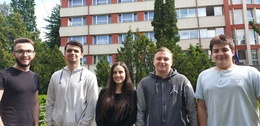
%> input picture Proiect/PozaGrup.jpg, 260 x 126 px, shrunk from 1234 x 600 before the run
$ octave TryHard2.m   (GNU Octave 9; MATLAB toolbox functions it lacks are replaced by stand-ins)
%> lines starting %> are read from the running program, lines starting %| are printed output that depends on the picture; in (x1, y1, x2, y2) boxes, pixels count from 0 and x2, y2 are one past the last pixel; in counts of white or black regions, pixels touching at a corner belong together; the program's own positions count from 1
clc; close all;
 im=imread('PozaGrup.jpg');
%> im is the input picture: size 126x260x3 uint8; mean R, G, B 124.3, 123.7, 119
 imshow(im); title('Poza Grup');

 pause(2);
%%%%%%%%%%%%%%%%%%%%Cod Codri
 template=imread('AlesutanCodrutaMaria.jpg');
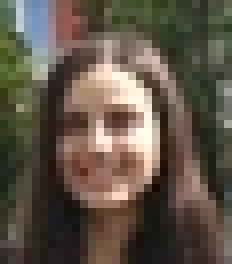
%> input picture Proiect/AlesutanCodrutaMaria.jpg, 29 x 33 px, shrunk from 136 x 155 before the run (shown 8 times larger)
%> template is the input picture: size 33x29x3 uint8; mean R, G, B 96.3, 85.2, 72.4

  if (size(im,3) == 3)
       im=rgb2gray(im);
%> im: size 126x260 uint8
  end
  if (size(template,3)==3)
      template=rgb2gray(template);
%> template: size 33x29 uint8
  end
  c=normxcorr2(template, im);
  [max_c,imax]=max(c(:));
%> max_c = 0.935; imax = 21262
  [ypeak,xpeak]=ind2sub(size(c), imax(1));
%> ypeak = 90; xpeak = 135
  corr_offset=[(xpeak-size(template,2))
              (ypeak-size(template,1))];
%> corr_offset = [106; 57]
  xoffset=corr_offset(1);
%> xoffset = 106
  yoffset=corr_offset(2);
%> yoffset = 57

  xbegin=round(xoffset+1);
%> xbegin = 107
  xend=round(xoffset + size(template,2));
%> xend = 135
  ybegin=round(yoffset+1);
%> ybegin = 58
 yend=round(yoffset + size(template,1));
%> yend = 90

  recovered_template=uint8(zeros(size(im)));
 recovered_template(ybegin:yend,xbegin:xend)=template;
 figure
  imshow(recovered_template);

  [m,n]=size(im);
%> m = 126; n = 260
  mask=ones(m,n);
  recovered_template1=recovered_template;
  template1=template;
  i1=find(recovered_template1 == 0);
%> i1 = 31803 values from 1 to 32760
  mask(i1)= .5;
%> mask: size 126x260 double; values 0.5 (black) and 1 (white), 2.9% white; 1 white region, box (x1, y1, x2, y2) and area: (106, 57, 135, 90) 957


   pause(2);
  %%%%%%%%%%%%%%%%%%%%Cod Filip
 template=imread('FilipAndrei.jpg');
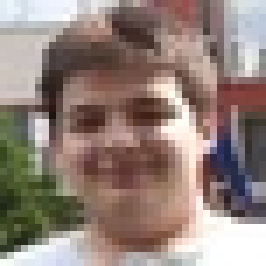
%> input picture Proiect/FilipAndrei.jpg, 38 x 38 px, shrunk from 178 x 180 before the run (shown 7 times larger)
%> template is the input picture: size 38x38x3 uint8; mean R, G, B 146.8, 129.7, 122.1

  if (size(im,3) == 3)
       im=rgb2gray(im);
  end
  if (size(template,3)==3)
      template=rgb2gray(template);
%> template: size 38x38 uint8
  end

  c=normxcorr2(template, im);
%> c: size 163x297 double

  [max_c,imax]=max(c(:));
%> max_c = 0.978; imax = 39355
  [ypeak,xpeak]=ind2sub(size(c), imax(1));
%> ypeak = 72; xpeak = 242
  corr_offset=[(xpeak-size(template,2))
              (ypeak-size(template,1))];
%> corr_offset = [204; 34]
  xoffset=corr_offset(1);
%> xoffset = 204
  yoffset=corr_offset(2);
%> yoffset = 34


  xbegin=round(xoffset+1);
%> xbegin = 205
  xend=round(xoffset + size(template,2));
%> xend = 242
  ybegin=round(yoffset+1);
%> ybegin = 35
 yend=round(yoffset + size(template,1));
%> yend = 72

  recovered_template=uint8(zeros(size(im)));
 recovered_template(ybegin:yend,xbegin:xend)=template;
%> recovered_template: size 126x260 uint8; min 0, max 255, mean 5.9
 figure
  imshow(recovered_template);


  [m,n]=size(im);
  mask=ones(m,n);
  recovered_template2=recovered_template;
  template2=template;
  i2=find(recovered_template2 == 0);
%> i2 = 31316 values from 1 to 32760
  mask(i2)= .5;
%> mask: size 126x260 double; values 0.5 (black) and 1 (white), 4.4% white; 1 white region, box (x1, y1, x2, y2) and area: (204, 34, 242, 72) 1444


   pause(2);
  %%%%%%%%%%%%%%%%%%%%Cod Cucio
 template=imread('CuciorvaCosminDumitru.jpg');
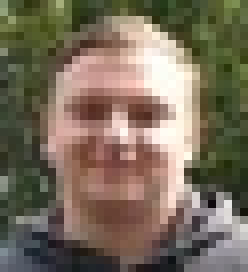
%> input picture Proiect/CuciorvaCosminDumitru.jpg, 31 x 34 px, shrunk from 145 x 161 before the run (shown 8 times larger)
%> template is the input picture: size 34x31x3 uint8; mean R, G, B 121.3, 109.1, 92.1

  if (size(im,3) == 3)
       im=rgb2gray(im);
  end
  if (size(template,3)==3)
      template=rgb2gray(template);
%> template: size 34x31 uint8
  end

  c=normxcorr2(template, im);
%> c: size 159x290 double

  [max_c,imax]=max(c(:));
%> max_c = 0.979; imax = 28381
  [ypeak,xpeak]=ind2sub(size(c), imax(1));
%> ypeak = 79; xpeak = 179
  corr_offset=[(xpeak-size(template,2))
              (ypeak-size(template,1))];
%> corr_offset = [148; 45]
  xoffset=corr_offset(1);
%> xoffset = 148
  yoffset=corr_offset(2);
%> yoffset = 45


  xbegin=round(xoffset+1);
%> xbegin = 149
  xend=round(xoffset + size(template,2));
%> xend = 179
  ybegin=round(yoffset+1);
%> ybegin = 46
 yend=round(yoffset + size(template,1));
%> yend = 79

  recovered_template=uint8(zeros(size(im)));
 recovered_template(ybegin:yend,xbegin:xend)=template;
%> recovered_template: size 126x260 uint8; min 0, max 254, mean 3.6
 figure
  imshow(recovered_template);


  [m,n]=size(im);
  mask=ones(m,n);
  recovered_template3=recovered_template;
  template3=template;
  i3=find(recovered_template3 == 0);
%> i3 = 31706 values from 1 to 32760
  mask(i3)= .5;
%> mask: size 126x260 double; values 0.5 (black) and 1 (white), 3.2% white; 1 white region, box (x1, y1, x2, y2) and area: (148, 45, 179, 79) 1054


   pause(2);
   %%%%%%%%%%%%%%%%%%%%Cod Dragos

 template=imread('DarieDragosMihai.jpg');
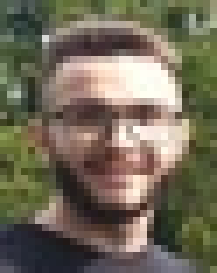
%> input picture Proiect/DarieDragosMihai.jpg, 31 x 39 px, shrunk from 147 x 187 before the run (shown 7 times larger)
%> template is the input picture: size 39x31x3 uint8; mean R, G, B 114, 106.6, 88.9

  if (size(im,3) == 3)
       im=rgb2gray(im);
  end
  if (size(template,3)==3)
      template=rgb2gray(template);
%> template: size 39x31 uint8
  end

  c=normxcorr2(template, im);
%> c: size 164x290 double

  [max_c,imax]=max(c(:));
%> max_c = 0.99; imax = 6306
  [ypeak,xpeak]=ind2sub(size(c), imax(1));
%> ypeak = 74; xpeak = 39
  corr_offset=[(xpeak-size(template,2))
              (ypeak-size(template,1))];
%> corr_offset = [8; 35]
  xoffset=corr_offset(1);
%> xoffset = 8
  yoffset=corr_offset(2);
%> yoffset = 35

  xbegin=round(xoffset+1);
%> xbegin = 9
  xend=round(xoffset + size(template,2));
%> xend = 39
  ybegin=round(yoffset+1);
%> ybegin = 36
 yend=round(yoffset + size(template,1));
%> yend = 74

  recovered_template=uint8(zeros(size(im)));
 recovered_template(ybegin:yend,xbegin:xend)=template;
%> recovered_template: size 126x260 uint8; min 0, max 254, mean 3.9
 figure
  imshow(recovered_template);

  [m,n]=size(im);
  mask=ones(m,n);
  recovered_template4=recovered_template;
  template4=template;
  i4=find(recovered_template4 == 0);
%> i4 = 31551 values from 1 to 32760
  mask(i4)= .5;
%> mask: size 126x260 double; values 0.5 (black) and 1 (white), 3.7% white; 1 white region, box (x1, y1, x2, y2) and area: (8, 35, 39, 74) 1209


   pause(2);
  %%%%%%%%%%%%%%%%%%%%Cod ujica

 template=imread('UjicaAlexandru.jpg');
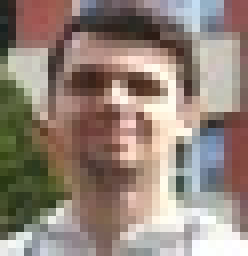
%> input picture Proiect/UjicaAlexandru.jpg, 31 x 32 px, shrunk from 145 x 151 before the run (shown 8 times larger)
%> template is the input picture: size 32x31x3 uint8; mean R, G, B 147.8, 132.4, 122.1

  if (size(im,3) == 3)
       im=rgb2gray(im);
  end
  if (size(template,3)==3)
      template=rgb2gray(template);
%> template: size 32x31 uint8
  end

  c=normxcorr2(template, im);
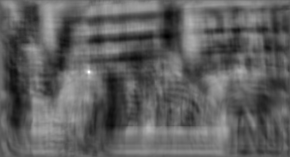
%> c: size 157x290 double; min -0.543, max 0.909, mean 0.00463; drawn with min black and max white

  [max_c,imax]=max(c(:));
%> max_c = 0.909; imax = 13888
  [ypeak,xpeak]=ind2sub(size(c), imax(1));
%> ypeak = 72; xpeak = 89
  corr_offset=[(xpeak-size(template,2))
              (ypeak-size(template,1))];
%> corr_offset = [58; 40]
  xoffset=corr_offset(1);
%> xoffset = 58
  yoffset=corr_offset(2);
%> yoffset = 40

  xbegin=round(xoffset+1);
%> xbegin = 59
  xend=round(xoffset + size(template,2));
%> xend = 89
  ybegin=round(yoffset+1);
%> ybegin = 41
 yend=round(yoffset + size(template,1));
%> yend = 72

  recovered_template=uint8(zeros(size(im)));
 recovered_template(ybegin:yend,xbegin:xend)=template;
%> recovered_template: size 126x260 uint8; min 0, max 255, mean 4.1
 figure
  imshow(recovered_template);
  [m,n]=size(im);
  mask=ones(m,n);
  recovered_template5=recovered_template;
  template5=template;
  i5=find(recovered_template5 == 0);
%> i5 = 31768 values from 1 to 32760
  mask(i5)= .5;
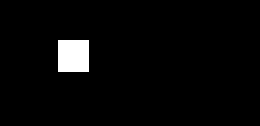
%> mask: size 126x260 double; values 0.5 (black) and 1 (white), 3% white; 1 white region, box (x1, y1, x2, y2) and area: (58, 40, 89, 72) 992


  pause(2);
  %%%Suprapunere
  figurey=figure;
  imshow(im);title('Imaginile sablon sunt suprapusa');
  hold on; pause(2);
  saveas(figurey,'A1)Serie_suprapunere_Imagini_Sablon_Suprapuse.jpg');
  h1=imshow(recovered_template1);
  set(h1, 'AlphaData',mask);
%> figure, not shown here; its title reads 'Imaginile sablon sunt suprapusa'
  hold on; pause(2);
  saveas(figurey,'A2)Serie_suprapunere_Imagini_Sablon_Suprapuse.jpg');
  h2=imshow(recovered_template2);
  set(h2, 'AlphaData',mask);
%> figure, not shown here; its title reads 'Imaginile sablon sunt suprapusa'
  hold on; pause(2);
  saveas(figurey,'A3)Serie_suprapunere_Imagini_Sablon_Suprapuse.jpg');
  h3=imshow(recovered_template3);
  set(h3, 'AlphaData',mask);
%> figure, not shown here; its title reads 'Imaginile sablon sunt suprapusa'
  hold on; pause(2);
  saveas(figurey,'A4)Serie_suprapunere_Imagini_Sablon_Suprapuse.jpg');
  h4=imshow(recovered_template4);
  set(h4, 'AlphaData',mask);
%> figure, not shown here; its title reads 'Imaginile sablon sunt suprapusa'
  hold on; pause(2);
  saveas(figurey,'A5)Serie_suprapunere_Imagini_Sablon_Suprapuse.jpg');
  h5=imshow(recovered_template5);
  set(h5, 'AlphaData',mask);
%> figure, not shown here; its title reads 'Imaginile sablon sunt suprapusa'
  hold on; pause(2);
  saveas(figurey,'A6)Serie_suprapunere_Imagini_Sablon_Suprapuse.jpg');
